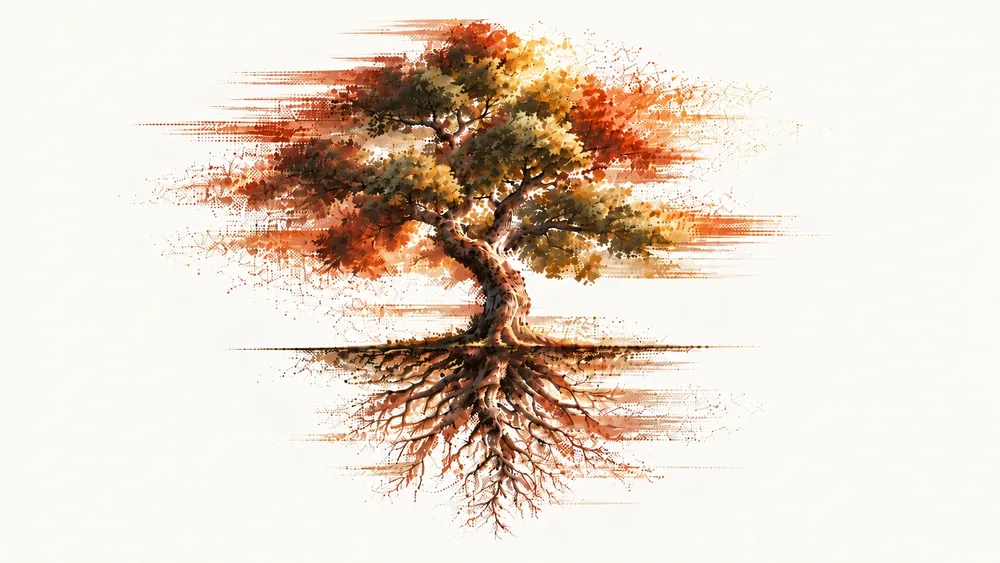
#> input picture tools/fuente-hero-r13.webp, 1000 x 563 px, shrunk from 1672 x 941 before the run
$ python recorte.py fuente-hero-r13.webp fuentes-roble1.webp 1.0
#> lines starting #> are read from the running program, lines starting #| are printed output that depends on the picture; after the words box and inside, x2 and y2 are one past the last pixel; in counts of white or black regions, pixels touching at a corner belong together
# Recorta una lámina de naturaleza sobre BLANCO puro a PNG/WebP con alfa, para usarla sobre Cacao.
#   uv run --with pillow --with numpy --with scipy python tools/recorte.py <entrada.png> <salida.webp>
# Método: alfa por distancia al blanco (el interior queda opaco, solo el borde y las estelas son translúcidos),
# color des-mezclado del blanco en la zona translúcida, y se conserva solo la masa principal
# (las láminas vienen recortadas de una hoja y traen trozos de las vecinas en los bordes).
import sys, numpy as np
from PIL import Image
from scipy import ndimage as ndi
src, dst = sys.argv[1], sys.argv[2]
T = float(sys.argv[3]) if len(sys.argv) > 3 else 64.0
im = np.asarray(Image.open(src).convert('RGB')).astype(np.float32)
d = 255.0 - im.min(2)                       # distancia al blanco
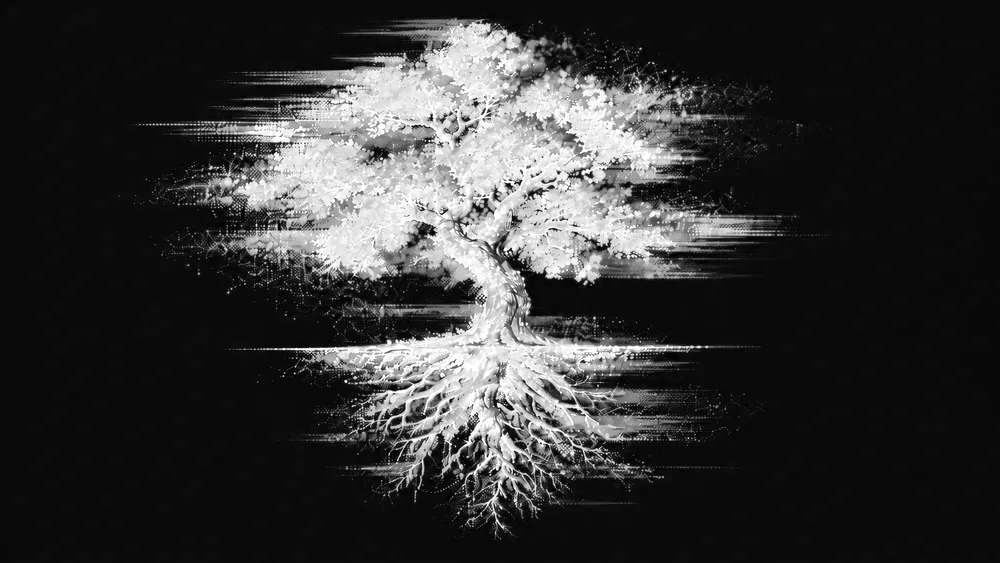
#> d: shape (563, 1000) float32; min 0, max 255, mean 52.2
a = np.clip((d - 10.0) / T, 0, 1)      # los 10 primeros niveles son ruido del blanco: si no, queda un rectángulo fantasma
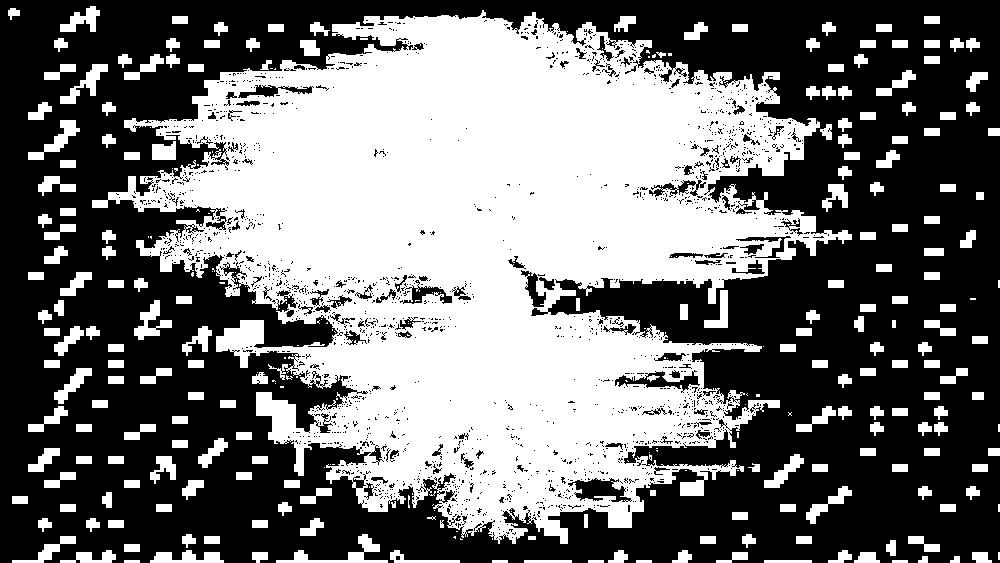
#> a: shape (563, 1000) float32; values 0 (black) and 1 (white), 44.5% white; 316 white regions (105 under 20 px), largest, box (x1, y1, x2, y2) and area: (92, 10, 852, 544) 214000, (276, 534, 388, 563) 832, (28, 120, 80, 160) 636
# masa principal: componente conexa mayor de lo «con algo de tinta», dilatada para no comerse las estelas
m = ndi.binary_dilation(a > 0.06, iterations=6)
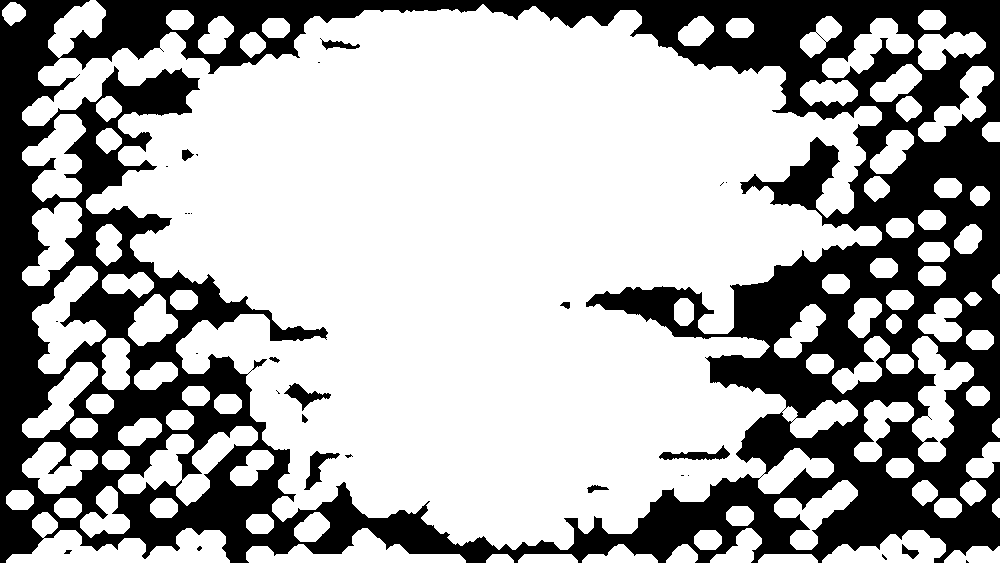
#> m: shape (563, 1000) bool; 66.9% white; 29 black regions (17 under 20 px), largest, box (x1, y1, x2, y2) and area: (0, 0, 1000, 563) 184467, (304, 451, 340, 490) 478, (659, 445, 730, 460) 466
lab, n = ndi.label(m)
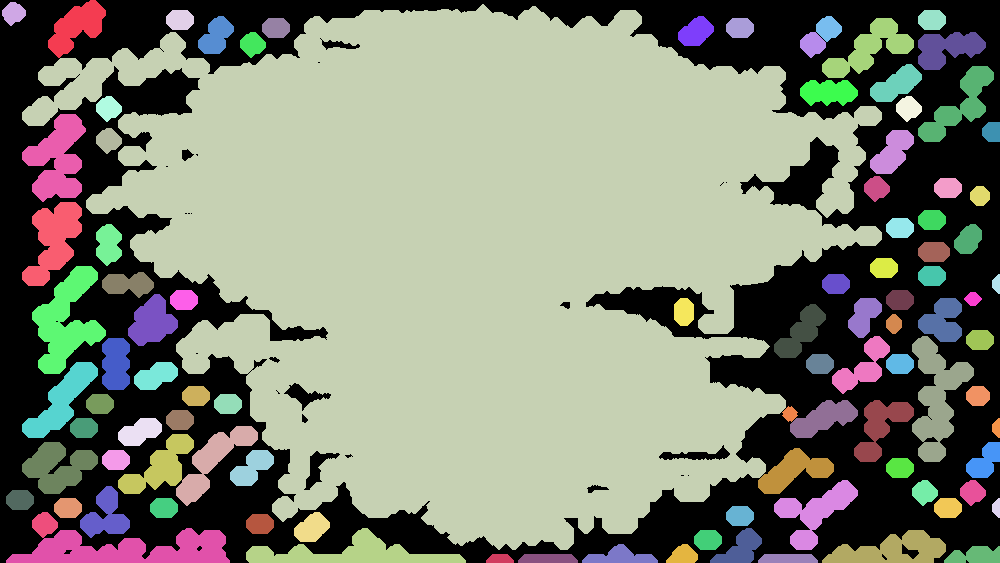
#> lab: shape (563, 1000) int32; 99 distinct labels, from 0 to 98; one colour per label, 0 black
#> n = 98
if n > 1:
    sizes = ndi.sum(m, lab, range(1, n + 1)); keep = 1 + int(np.argmax(sizes))
#> after `sizes = ndi.sum(m, lab, range(1, n + 1))`: sizes = 98 values, max 282100 at index 2, min 118 at index 37, mean 3840.9
#> after `keep = 1 + int(np.argmax(sizes))`: keep = 3
    a = a * (lab == keep)
#> a: shape (563, 1000) float32; values 0 (black) and 1 (white), 39.2% white; 139 white regions (99 under 20 px), largest, box (x1, y1, x2, y2) and area: (92, 10, 852, 544) 214000, (60, 64, 108, 104) 624, (704, 290, 728, 328) 432
a = ndi.gaussian_filter(a, 0.6)
aa = np.maximum(a, 1e-3)[..., None]
c = np.clip((im - (1 - aa) * 255.0) / aa, 0, 255)   # quitar el blanco mezclado
# Sobre oscuro, el borde pálido se lee como un halo de pegatina: en la zona translúcida el color se toma
# de la tinta opaca más cercana (difusión del color opaco hacia fuera), no de la mezcla con el papel.
o = (a > 0.92).astype(np.float32)
#> o: shape (563, 1000) float32; values 0 (black) and 1 (white), 33.9% white; 354 white regions (272 under 20 px), largest, box (x1, y1, x2, y2) and area: (109, 12, 819, 543) 181796, (695, 393, 753, 429) 447, (537, 281, 575, 311) 371
num = np.dstack([ndi.gaussian_filter(c[..., k] * o, 7) for k in range(3)])
den = ndi.gaussian_filter(o, 7)[..., None] + 1e-4
relleno = num / den
w = np.clip((0.92 - a) / 0.5, 0, 1)[..., None] * (den > 0.02)
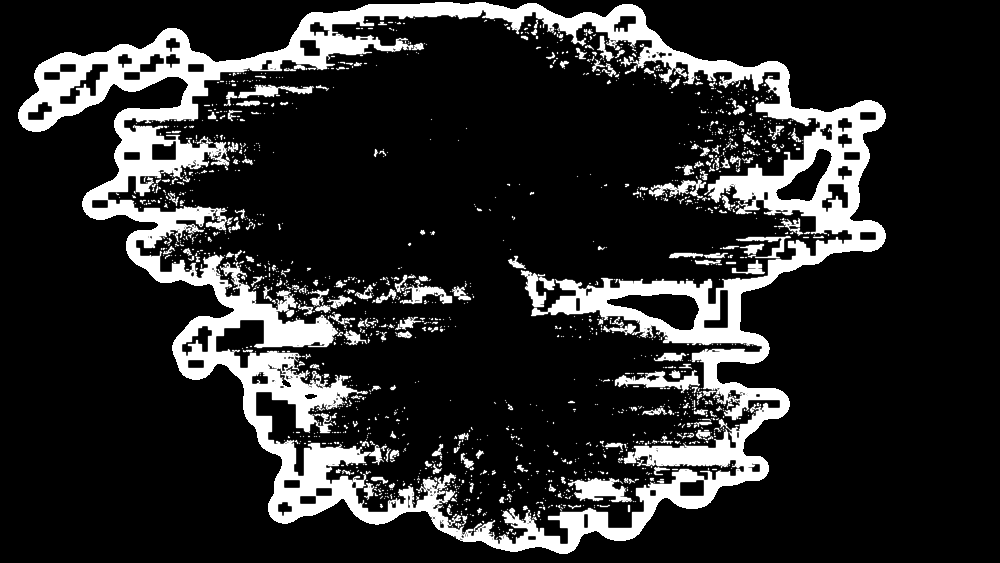
#> w: shape (563, 1000, 1) float32; min 0, max 1, mean 0.165
c = c * (1 - w) + relleno * w
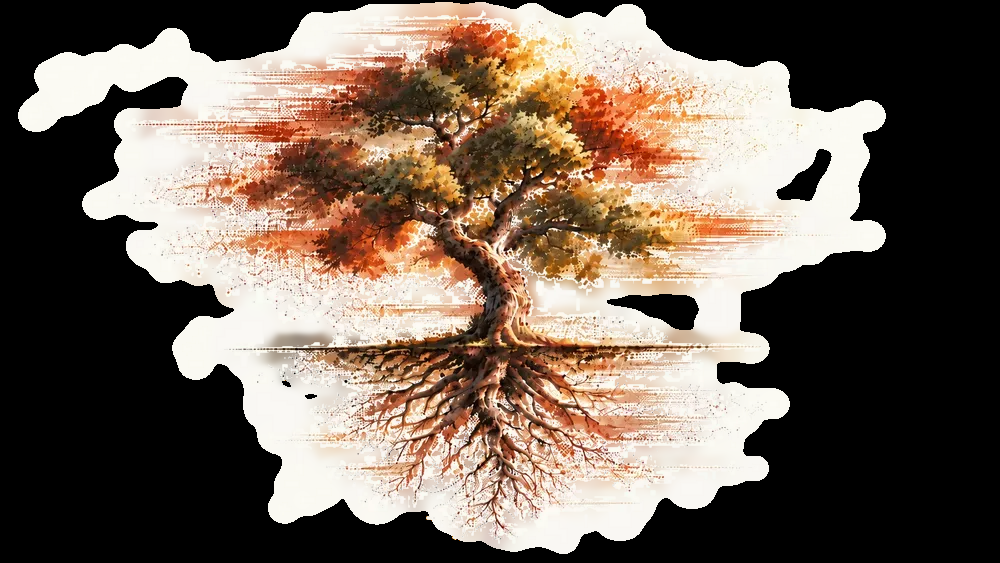
#> c: shape (563, 1000, 3) float32; mean R, G, B 114.7, 100.1, 88.2
out = np.dstack([c, a * 255]).astype(np.uint8)
ys, xs = np.where(a > 0.02)
out = out[ys.min():ys.max() + 1, xs.min():xs.max() + 1]
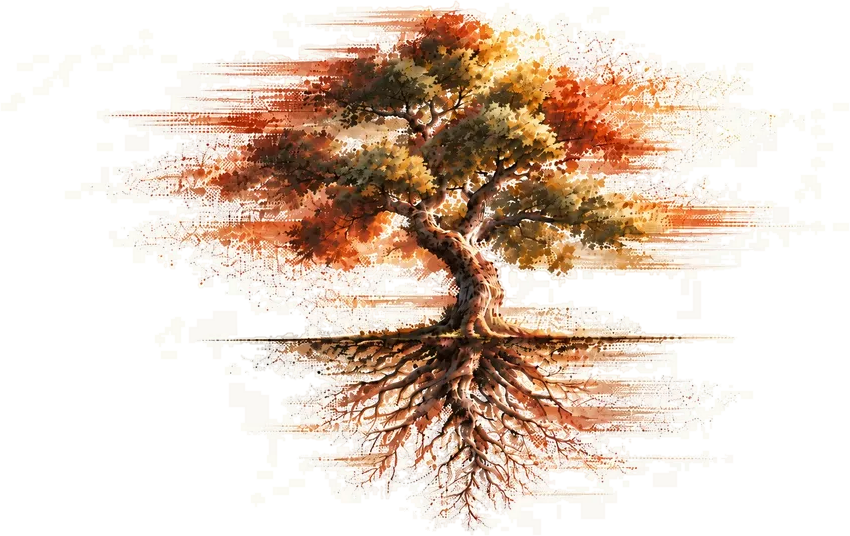
#> out: shape (536, 850, 4); mean R, G, B, A 140.5, 122.5, 107.8, 123.5; transparent parts drawn white
Image.fromarray(out, 'RGBA').save(dst, quality=88, method=6)
print(dst, out.shape[1], 'x', out.shape[0], 'alfa medio %.2f' % (out[..., 3].mean() / 255))
#| fuentes-roble1.webp 850 x 536 alfa medio 0.48
